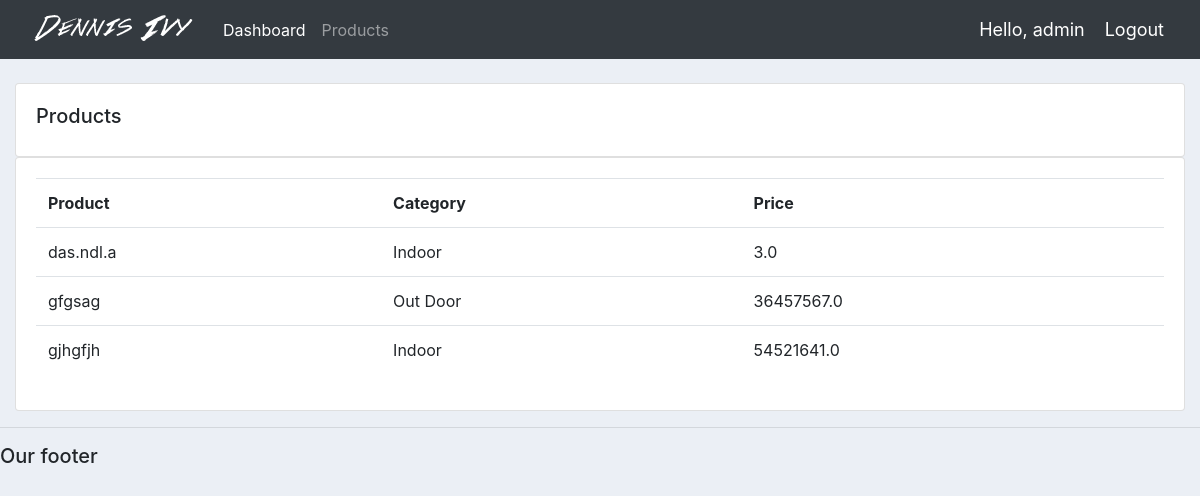
Screenshot of /products/ (signed in) with the database file from the repository.
### accounts/models.py (models this page shows, shortened)
class Product(models.Model):
	CATEGORY = (
			('Indoor', 'Indoor'),
			('Out Door', 'Out Door'),
			)
	name = models.CharField(max_length=200, null=True)
	price = models.FloatField(null=True)
	category = models.CharField(max_length=200, null=True, choices=CATEGORY)
	description = models.CharField(max_length=200, null=True, blank=True)
	date_created = models.DateTimeField(auto_now_add=True, null=True)
	tags = models.ManyToManyField(Tag)

### accounts/decorators.py (the view)
		def wrapper_func(request, *args, **kwargs):
			group = None
			if request.user.groups.exists():
				group = request.user.groups.all()[0].name
			if group in allowed_roles:
				return view_func(request, *args, **kwargs)
			else:
				return HttpResponse('You are not authorized to view this page')

### accounts/views.py (called while the page is built)
@login_required(login_url='login')
@allowed_users(allowed_roles=['admin'])
def products(request):
	products = Product.objects.all()
	return render(request, 'accounts/products.html', {'products':products})

### accounts/templates/accounts/products.html
{%  extends 'accounts/main.html' %}
{% block content %}
		<br>
		<div class="row">
			<div class="col-md">
				<div class="card card-body">
					<h5>Products</h5>
				</div>
				<div class="card card-body">
					<table class="table">
						<tr>
							<th>Product</th>
							<th>Category</th>
							<th>Price</th>
						</tr>
						{% for i in products %}
							<tr>
								<td>{{i.name}}</td>
								<td>{{i.category}}</td>
								<td>{{i.price}}</td>
							</tr>
						{% endfor %}
					</table>
				</div>
			</div>
		</div>
{% endblock content %}

### accounts/templates/accounts/navbar.html (shortened to what this page needs)
{% load static %}
<nav class="navbar navbar-expand-lg navbar-dark bg-dark">
 <img src="{% static 'images/logo.png' %}">
  <div class="collapse navbar-collapse" id="navbarNav">
    <ul class="navbar-nav">
      {% if request.user.is_staff %}
      <li class="nav-item active">
        <a class="nav-link" href="{% url 'home' %}">Dashboard</a>
      </li>
      <li class="nav-item">
        <a class="nav-link" href="{% url 'products' %}">Products</a>
      </li>
      {% endif %}
    </ul>
  </div>
  <span class="hello-msg">Hello, {{request.user}}</span>
  <span ><a  class="hello-msg" href="{% url 'logout' %}">Logout</a></span>
</nav>

### static/css/main.css (style rules this page uses)
body { background-color: #ebeff5; }

### accounts/templates/accounts/navbar.html (style rules this page uses)
.hello-msg { font-size: 18px; color: #fff; margin-right: 20px; }

### rows the page displays
Product: name "das.ndl.a", category "Indoor", price "3.0"
Product: name "gfgsag", category "Out Door", price "36457567.0"
Product: name "gjhgfjh", category "Indoor", price "54521641.0"

### other values shown
{{ request.user }} "admin"
